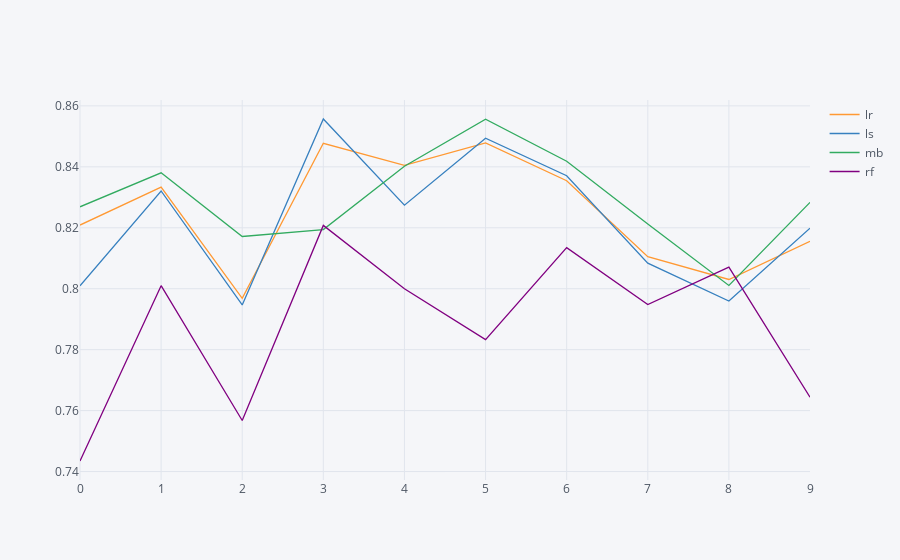

Source (notebook cell):
### Markdown cell above
### Grid search - train

### Code cell
get_results_df_2(results_grid, 10).stack().transpose()['f1'].transpose().iplot()

### Figure 1 — Plotly figure (JSON) as saved in the notebook; plotly's stock layout.template omitted (floating-point values rounded to 4 significant figures)
{"data": [{"line": {"color": "rgba(255, 153, 51, 1.0)", "dash": "solid", "shape": "linear", "width": 1.3}, "mode": "lines", "name": "lr", "text": "", "type": "scatter", "uid": "1687a080-c492-4dc6-90fa-f4f0cd90d0d3", "x": [0, 1, 2, 3, 4, 5, 6, 7, 8, 9], "y": [0.8209, 0.8333, 0.7968, 0.8477, 0.8405, 0.8479, 0.8354, 0.8105, 0.803, 0.8156]}, {"line": {"color": "rgba(55, 128, 191, 1.0)", "dash": "solid", "shape": "linear", "width": 1.3}, "mode": "lines", "name": "ls", "text": "", "type": "scatter", "uid": "3a03c2ac-b5fe-4166-b601-8a3e44d61dea", "x": [0, 1, 2, 3, 4, 5, 6, 7, 8, 9], "y": [0.801, 0.8321, 0.7947, 0.8557, 0.8274, 0.8494, 0.8371, 0.8084, 0.796, 0.8198]}, {"line": {"color": "rgba(50, 171, 96, 1.0)", "dash": "solid", "shape": "linear", "width": 1.3}, "mode": "lines", "name": "mb", "text": "", "type": "scatter", "uid": "79d344a6-50a1-4f7c-b384-b19d2785e720", "x": [0, 1, 2, 3, 4, 5, 6, 7, 8, 9], "y": [0.8269, 0.838, 0.8171, 0.8194, 0.8402, 0.8556, 0.8418, 0.8212, 0.8011, 0.8283]}, {"line": {"color": "rgba(128, 0, 128, 1.0)", "dash": "solid", "shape": "linear", "width": 1.3}, "mode": "lines", "name": "rf", "text": "", "type": "scatter", "uid": "7a49ddae-62fd-4a40-8483-bc39984752af", "x": [0, 1, 2, 3, 4, 5, 6, 7, 8, 9], "y": [0.7435, 0.801, 0.7568, 0.8208, 0.8, 0.7833, 0.8135, 0.7948, 0.8071, 0.7644]}], "layout": {"legend": {"bgcolor": "#F5F6F9", "font": {"color": "#4D5663"}}, "paper_bgcolor": "#F5F6F9", "plot_bgcolor": "#F5F6F9", "title": {"font": {"color": "#4D5663"}}, "xaxis": {"gridcolor": "#E1E5ED", "showgrid": true, "tickfont": {"color": "#4D5663"}, "title": {"font": {"color": "#4D5663"}, "text": ""}, "zerolinecolor": "#E1E5ED"}, "yaxis": {"gridcolor": "#E1E5ED", "showgrid": true, "tickfont": {"color": "#4D5663"}, "title": {"font": {"color": "#4D5663"}, "text": ""}, "zerolinecolor": "#E1E5ED"}}}
